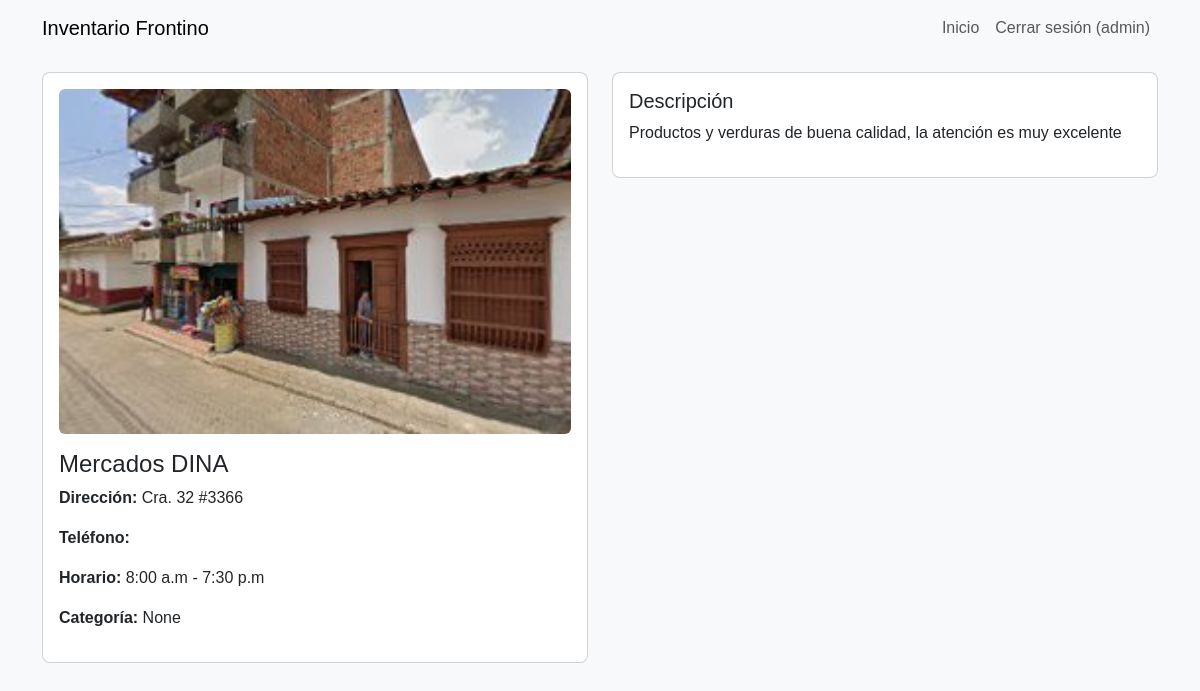
The page /detail/10 (signed in) on the database its author committed.
### tables this page shows
CREATE TABLE supermercados (
    id INTEGER PRIMARY KEY AUTOINCREMENT,
    nombre TEXT,
    direccion TEXT,
    telefono TEXT,
    horario_apertura TEXT,
    horario_cierre TEXT,
    descripcion TEXT,
    categoria TEXT,
    imagen TEXT
);

### app.py (the view)
@app.route('/detail/<int:id>')
def detail(id):
    if not session.get('usuario'):
        return redirect(url_for('login'))
    db = get_db()
    cur = db.cursor()
    cur.execute("SELECT * FROM supermercados WHERE id=?", (id,))
    s = cur.fetchone()
    db.close()
    if not s:
        flash('No encontrado', 'danger')
        return redirect(url_for('user_dashboard'))
    return render_template('detail.html', s=s)

### app.py (called while the page is built)
def get_db():
    conn = sqlite3.connect(DB_PATH)
    conn.row_factory = sqlite3.Row
    return conn

### templates/detail.html
{% extends "layout.html" %}
{% block body %}
<div class="row">
  <div class="col-12 col-md-6">
    <div class="card p-3">
      {% if s['imagen'] %}<img src="{{ url_for('images', filename=s['imagen']) }}" class="img-fluid mb-3">{% endif %}
      <h4>{{ s['nombre'] }}</h4>
      <p><strong>Dirección:</strong> {{ s['direccion'] }}</p>
      <p><strong>Teléfono:</strong> {{ s['telefono'] }}</p>
      <p><strong>Horario:</strong> {{ s['horario_apertura'] }} - {{ s['horario_cierre'] }}</p>
      <p><strong>Categoría:</strong> {{ s['categoria'] }}</p>
    </div>
  </div>
  <div class="col-12 col-md-6">
    <div class="card p-3">
      <h5>Descripción</h5>
      <p>{{ s['descripcion'] or 'Sin descripción' }}</p>
    </div>
  </div>
</div>
{% endblock %}

### supermercados_frontino/static/css/style.css (style rules this page uses)
body { background:#f8f9fa; font-family:Arial, Helvetica, sans-serif; }
.card { border-radius:8px; }
.img-fluid { border-radius:6px; }

### rows shown on the page
supermercados: imagen (picture), nombre "Mercados DINA", direccion "Cra. 32 #3366", horario_apertura "8:00 a.m", horario_cierre "7:30 p.m", descripcion "Productos y verduras de buena calidad, la atención es muy excelente"

### other values the page prints
{{ session.get('usuario') }} "admin"
{{ s['categoria'] }} "None"
